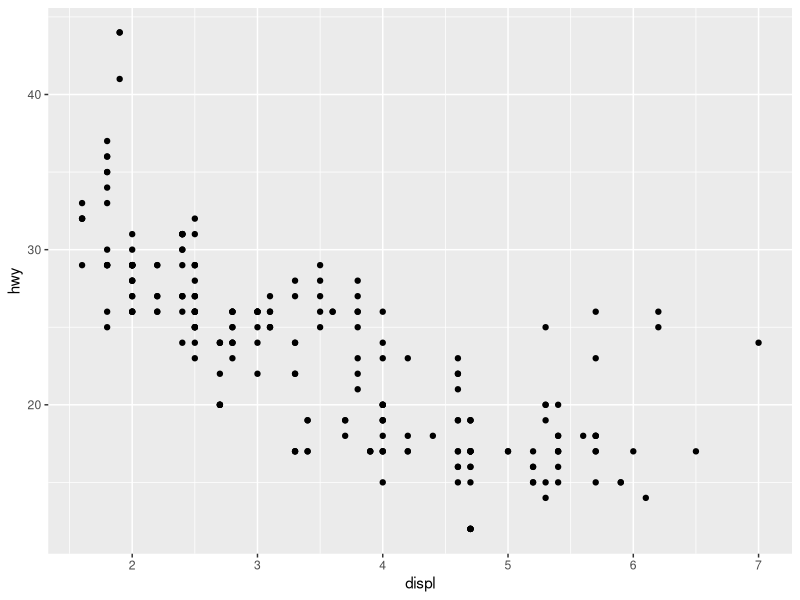
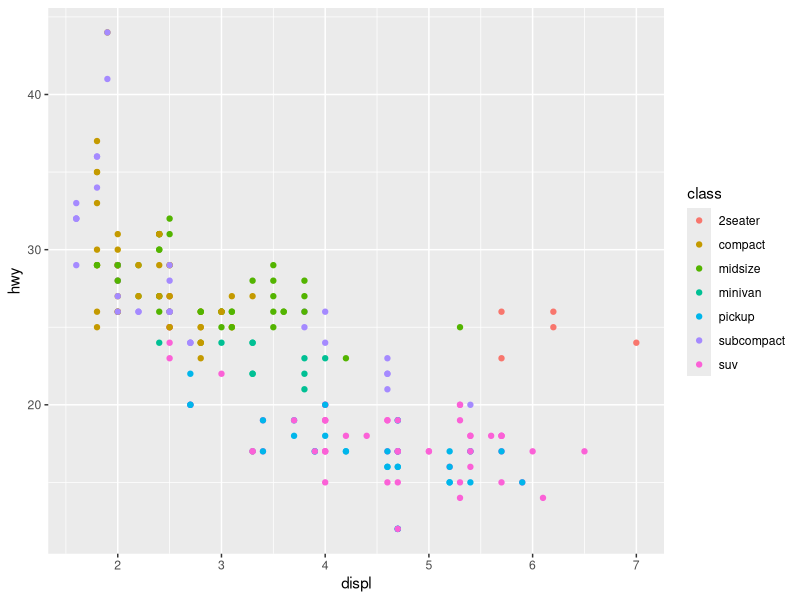
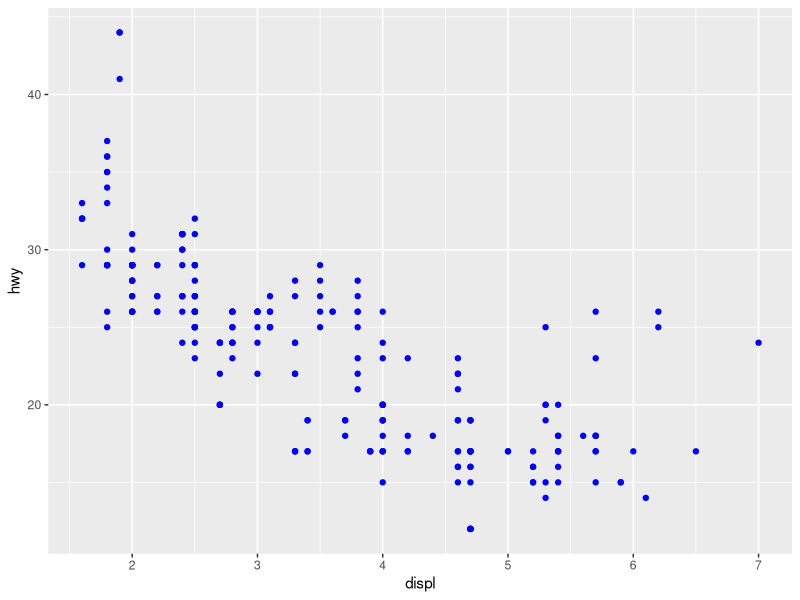
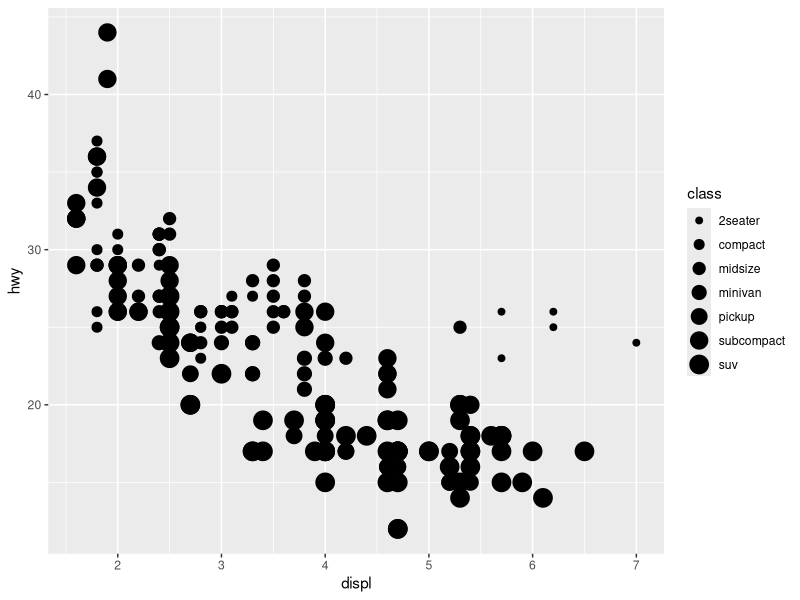
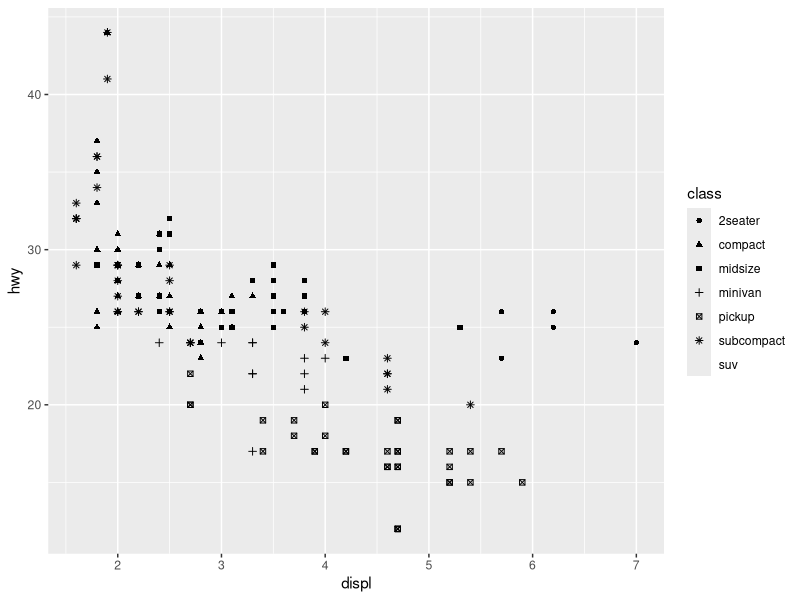
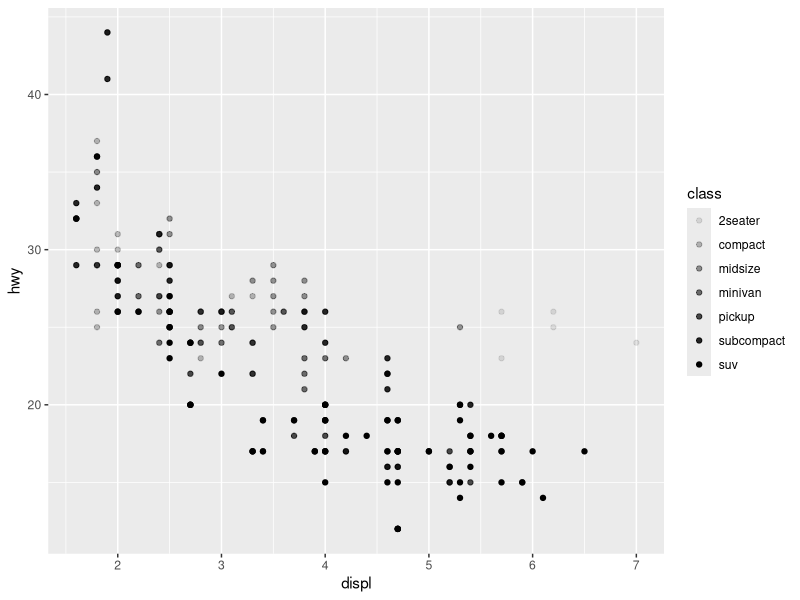
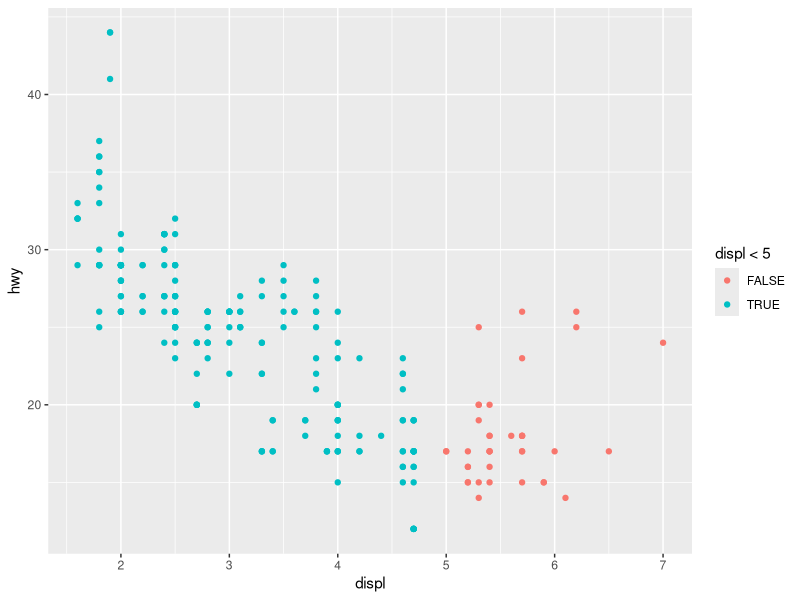
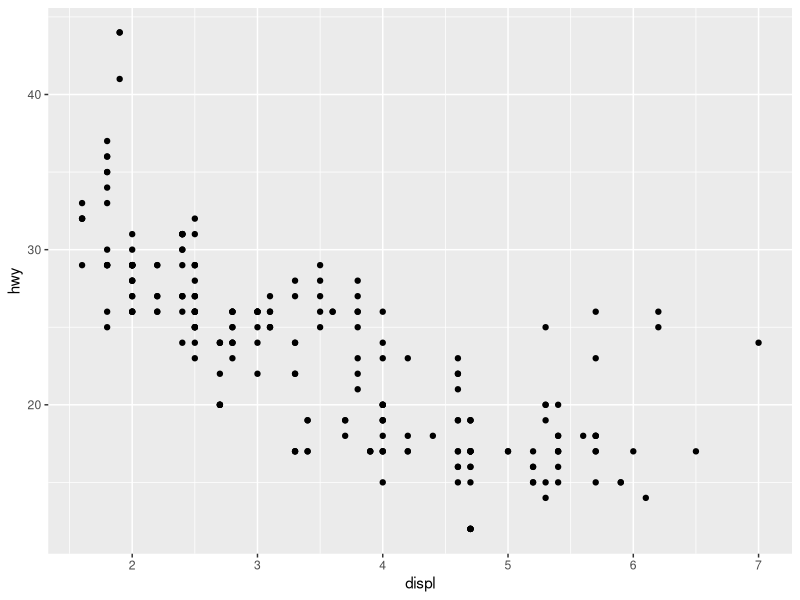

Generate these figures, in order, with R:
## ---- chunk 1
knitr::opts_chunk$set(echo = TRUE)
## ---- chunk 2
library(tidyverse)
library(ggplot2)
## ---- chunk 3
mpg
ggplot(data = mpg) + 
  geom_point(mapping = aes(x = displ, y = hwy))
## ---- chunk 4
ggplot(data = mpg) +
  geom_point(mapping = aes(x = displ, y = hwy, colour = class))
## ---- chunk 5
ggplot(data=mpg)+
  geom_point(mapping=aes(x=displ,y=hwy),colour="blue")
## ---- chunk 6
ggplot(data = mpg) +
  geom_point(mapping = aes(x = displ, y = hwy, size = class))
## ---- chunk 7
ggplot(data = mpg) + 
  geom_point(mapping = aes(x = displ, y = hwy, shape = class))
## ---- chunk 8
ggplot(data = mpg) +
  geom_point(mapping = aes(x = displ, y = hwy, alpha = class))
## ---- chunk 9
ggplot(data = mpg) +
  geom_point( mapping = aes( x = displ,y = hwy,colour = displ < 5))
## ---- chunk 10
ggplot(data = mpg)+ 
 geom_point(mapping = aes(x = displ, y = hwy)) 
# the + should be on top line
## ---- chunk 11
ggplot(data = mpg)+
 geom_point(mapping = aes(x = displ, y = hwy)) 
## ---- chunk 12
ggplot(data = mpg) +
  geom_point(aes(x = displ, y = hwy)) +
  facet_wrap(~ class, nrow = 2)
## ---- chunk 13
#Face grid
ggplot(data = mpg) +
  geom_point(aes(x = displ, y = hwy)) +
  facet_grid(drv ~ cyl)
## ---- chunk 14
ggplot(data=mpg)+
  geom_smooth(mapping=aes(x=displ,y=hwy))
## ---- chunk 15
ggplot(data = mpg) + 
  geom_point(mapping = aes(x = displ, y = hwy)) + # points horrible 
  geom_smooth(mapping = aes(x = displ, y = hwy)) # try smooth line
## ---- chunk 16
ggplot(data = mpg) + 
  geom_smooth(mapping = aes(x = displ, y = hwy, linetype = drv))
## ---- chunk 17
ggplot(data = mpg) +
  geom_smooth(mapping = aes(x = displ, y = hwy, group = drv))
## ---- chunk 18
ggplot(data = mpg) +
  geom_smooth(
    mapping = aes(x = displ, y = hwy, colour = drv),
    show.legend = FALSE
  )
## ---- chunk 19
ggplot(data = mpg) +
  geom_point(mapping = aes(x = displ, y = hwy)) +
  geom_smooth(mapping = aes(x = displ, y = hwy))
## ---- chunk 20
ggplot(data = mpg, mapping = aes(x = displ, y = hwy)) +
  geom_point() +
  geom_smooth() #to avoid repeating the same aes()

## ---- chunk 21
 ggplot(data = mpg) +
  geom_smooth(mapping = aes(x = displ, y = hwy, group = drv))

ggplot(data = mpg) +
  geom_smooth(
    mapping = aes(x = displ, y = hwy, colour = drv),
    show.legend = FALSE,
  )

ggplot(data = mpg) + 
  geom_point(mapping = aes(x = displ, y = hwy)) +
  geom_smooth(mapping = aes(x = displ, y = hwy))

ggplot(data = mpg, mapping = aes(x = displ, y = hwy)) + 
  geom_point() + 
  geom_smooth()

ggplot(data = mpg, mapping = aes(x = displ, y = hwy)) + 
  geom_point(mapping = aes(colour = class)) + 
  geom_smooth()

ggplot(data = mpg, mapping = aes(x = displ, y = hwy)) + 
  geom_point(mapping = aes(colour = class)) + 
  geom_smooth(data = filter(mpg, class == "subcompact"), se = FALSE)


#Code 1 — Global Mapping
ggplot(data = mpg, mapping = aes(x = displ, y = hwy)) + 
  geom_point() + 
  geom_smooth()
#Code 2 — Local Mapping
ggplot() + 
  geom_point(data = mpg, mapping = aes(x = displ, y = hwy)) + 
  geom_smooth(data = mpg, mapping = aes(x = displ, y = hwy))



## ---- chunk 22

ggplot(data = diamonds) +
  geom_bar(aes(x = cut))
## ---- chunk 23
ggplot(data = diamonds) +
  stat_count(aes(x = cut)) #the same way
## ---- chunk 24
demo <- tribble(
  ~cut,         ~freq,
  "Fair",       1610,
  "Good",       4906,
  "Very Good",  12082,
  "Premium",    13791,
  "Ideal",      21551
)
demo

ggplot(data = demo) +
  geom_bar(mapping = aes(x = cut, y = freq), stat = "identity")
## ---- chunk 25

ggplot(data = diamonds) + 
  geom_bar(mapping = aes(x = cut, y = stat(prop), group = 1))
#> Warning: `stat(prop)` was deprecated in ggplot2 3.4.0.


## ---- chunk 26
#using stat_summary().
ggplot(data = diamonds) + 
  stat_summary(
    mapping = aes(x = cut, y = depth),
    fun.min = min,
    fun.max = max,
    fun = median
  )

## ---- chunk 27
ggplot(data = diamonds) + 
  geom_bar(mapping = aes(x = cut, colour = cut))
## ---- chunk 28
ggplot(data = diamonds) + 
  geom_bar(mapping = aes(x = cut, fill = cut))
## ---- chunk 29
ggplot(data = diamonds) + 
  geom_bar(mapping = aes(x = cut, fill = clarity))
## ---- chunk 30
ggplot(data = diamonds, mapping = aes(x = cut, fill = clarity)) + 
  geom_bar(alpha = 1/5, position = "identity")
## ---- chunk 31
ggplot(data = diamonds, mapping = aes(x = cut, colour = clarity)) + 
  geom_bar(fill = NA, position = "identity")
## ---- chunk 32
ggplot(data = diamonds) + 
  geom_bar(mapping = aes(x = cut, fill = clarity), position = "fill")
## ---- chunk 33
ggplot(data = diamonds) + 
  geom_bar(mapping = aes(x = cut, fill = clarity), position = "dodge")
## ---- chunk 34
ggplot(data = mpg) + 
  geom_point(mapping = aes(x = displ, y = hwy), position = "jitter")
